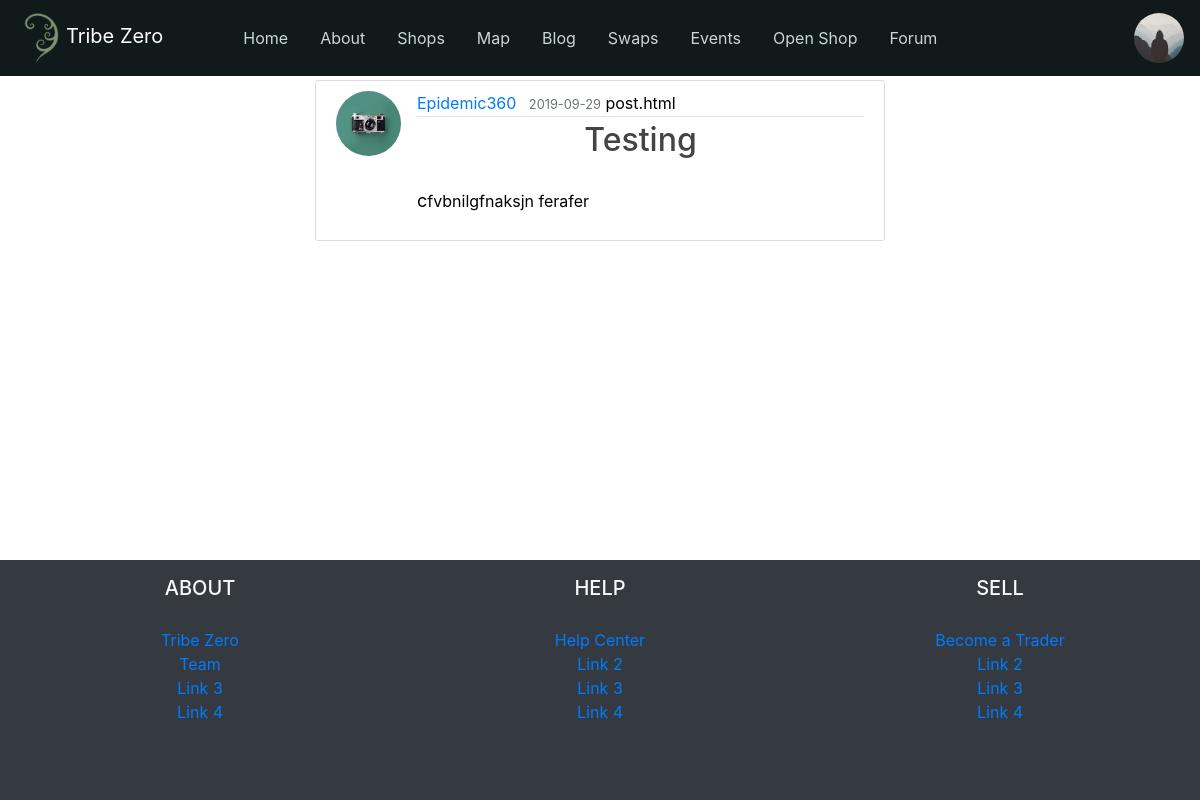
The page /post/1 (signed in) on the database its author committed.
### tribezero/models.py (models this page shows, shortened)
class User(db.Model, UserMixin):
    id = db.Column(db.Integer, primary_key=True)
    username = db.Column(db.String(20), unique=True, nullable=False)
    email = db.Column(db.String(120), unique=True, nullable=False)
    image_file = db.Column(db.String(20), nullable=False, default='default.jpg')
    password = db.Column(db.String(60), nullable=False)
    posts = db.relationship('Post', backref='author', lazy=True)
    shop = db.relationship('Shop', backref='owner', lazy=True)
    transaction = db.relationship('TransactionHistory', backref='owner', lazy=True)
    account_status = db.relationship('AccountStatus', backref='owner', lazy=True)
    account = db.relationship('Account', backref='owner', lazy=True)
    contact = db.relationship('Contact', backref='owner', lazy=True)

class Post(db.Model):
    id = db.Column(db.Integer, primary_key=True)
    title = db.Column(db.String(100), nullable=False)
    date_posted = db.Column(db.DateTime, nullable=False, default=datetime.utcnow)
    content = db.Column(db.Text, nullable=False)
    user_id = db.Column(db.Integer, db.ForeignKey('user.id'), nullable=False)

### tribezero/posts/routes.py (the view)
@posts.route("/post/<int:post_id>")
def post(post_id):
    post = Post.query.get_or_404(post_id)
    return render_template('post.html', title=post.title, post=post)

### tribezero/models.py (called while the page is built)
@login_manager.user_loader
def load_user(user_id):
    return User.query.get(int(user_id))

### tribezero/templates/post.html (shortened to what this page needs)
{% extends "layout.html" %}
{% block content %}
    <article class="media content-section">
        <img class="rounded-circle article-img" src="{{ url_for('static', filename='profile_pics/' + post.author.image_file) }}">
        <div class="media-body">
            <div class="article-metadata">
                <a class="mr-2" href="{{ url_for('users.user_posts', username=post.author.username) }}">{{ post.author.username }}</a>
                <small class="text-muted">{{ post.date_posted.strftime('%Y-%m-%d') }}</small>
                post.html
            </div>
            <h2 class=""article-title>{{ post.title }}</h2>
            <p class="article-content">{{ post.content }}</p>
        </div>
    </article>
{% endblock content %}

### tribezero/templates/layout.html (shortened to what this page needs)
<!DOCTYPE html>
<html lang="en">
<head>
    <link rel="stylesheet" href="https://stackpath.bootstrapcdn.com/bootstrap/4.3.1/css/bootstrap.min.css"
>
    <link rel="stylesheet" type="text/css" href="{{ url_for('static', filename='main.css') }}">
    <link rel="stylesheet" href="https://cdnjs.cloudflare.com/ajax/libs/font-awesome/4.7.0/css/font-awesome.min.css">
</head>
<body>
    <div id="container">
        <header class="site-header fixed-top" id="header">
            <nav class="navbar navbar-expand-lg navbar-dark bg-mossy">
                <a class="navbar-brand" href="{{ url_for('main.home') }}"><img height="50px" src="{{ url_for('static', filename='tribezero_logo.png') }}">Tribe Zero</a>
                <div class="collapse navbar-collapse" id="collapsibleNavbar">
                    <ul class="navbar-nav ml-5">
                        <li class="nav-item">
                            <a id="home" class="nav-link" href="{{ url_for('main.home') }}">Home</a>
                        </li>
                        <li class="nav-item">
                            <a id="about" class="nav-link" href="{{ url_for('main.about') }}">About</a>
                        </li>
                        <li class="nav-item">
                            <a id="shops" class="nav-link" href="{{ url_for('shops.shops') }}">Shops</a>
                        </li>
                        <li class="nav-item">
                            <a id="map" class="nav-link" href="{{ url_for('main.sellers_map') }}">Map</a>
                        </li>
                        <li class="nav-item">
                            <a id="blog" class="nav-link" href="{{ url_for('main.blog') }}">Blog</a>
                        </li>
                        <li class="nav-item">
                            <a id="swaps" class="nav-link" href="#">Swaps</a>
                        </li>
                        <li class="nav-item">
                            <a id="events" class="nav-link" href="#">Events</a>
                        </li>
                        <li class="nav-item">
                            <a id="sell" class="nav-link" href="{{ url_for('shops.open_shop') }}">Open Shop</a>
                        </li>
                        <li class="nav-item">
                            <a id="forum" class="nav-link" href="#">Forum</a>
                        </li>
                    </ul>
                </div>
                <div class="navbar-nav">
                    {% if current_user.is_authenticated %}
                    <div class="dropdown">
                        <img class="rounded-circle profile-avatar dropdown-toggle" data-toggle="dropdown"
                             src="{{ url_for('static', filename='profile_pics/' + current_user.image_file) }}">
                    </div>
                    {% else %}
                        <a class="nav-item nav-link" href="{{ url_for('users.login') }}">Login</a>
                        <a class="nav-item nav-link" href="{{ url_for('users.register') }}">Register</a>
                    {% endif %}
                </div>
            </nav>
        </header>
        <main role="main" class="site-main container-fluid" id="body">
            <div class="row d-flex justify-content-center mx-0">
                <div class="col-md-6">
                    {% block content %}{% endblock %}
                </div>
            </div>
        </main>
        <footer class="page-footer font-small bg-dark" id="footer">
            <div class="container-fluid text-center">
                <div class="row">
                    <div class="col-sm mt-md-o mt-3">
                        <h5 class="text-uppercase text-light">About</h5>
                        <ul class="list-unstyled">
                            <li>
                                <a href="#!">Tribe Zero</a>
                            </li>
                            <li>
                                <a href="#!">Team</a>
                            </li>
                            <li>
                                <a href="#!">Link 3</a>
                            </li>
                            <li>
                                <a href="#!">Link 4</a>
                            </li>
                        </ul>
                    </div>
                    <div class="col-sm mt-md-o mt-3">
                        <h5 class="text-uppercase text-light">Help</h5>
                        <ul class="list-unstyled">
                            <li>
                                <a href="#!">Help Center</a>
                            </li>
                            <li>
                                <a href="#!">Link 2</a>
                            </li>
                            <li>
                                <a href="#!">Link 3</a>
                            </li>
                            <li>
                                <a href="#!">Link 4</a>
                            </li>
                        </ul>
                    </div>
                    <div class="col-sm mt-md-o mt-3">
                        <h5 class="text-uppercase text-light">Sell</h5>
                        <ul class="list-unstyled">
                            <li>
                                <a href="#!">Become a Trader</a>
                            </li>
                            <li>
                                <a href="#!">Link 2</a>
                            </li>
                            <li>
                                <a href="#!">Link 3</a>
                            </li>
                            <li>
                                <a href="#!">Link 4</a>
                            </li>
                        </ul>
                    </div>
                </div>
            </div>
        </footer>
    </div>
</body>
</html>

### tribezero/static/main.css (style rules this page uses)
html, body { margin: 0; padding: 0; height: 100%; background: #ffffff; color: black; }
#container { min-height: 100%; position: relative; }
#header { padding-bottom: 0; height: 5rem; }
#body { padding: 0; padding-bottom: 15rem; padding-top: 5rem; }
#footer { position: absolute; bottom: 0; width: 100%; height: 15rem; }
h1, h2, h3, h4, h5, h6 { color: #444444; text-align: center; padding-bottom: 20px; }
p { text-align: justify; }
p::first-letter { font-size: large; }
.bg-mossy { background-color: #101a1a; }
.site-header .navbar-nav .nav-link { color: #cbd5db; }
.site-header .navbar-nav .nav-item { margin-left: 0.5rem; margin-right: 0.5rem; }
.content-section { background: #ffffff; padding: 10px 20px; border: 1px solid #dddddd; border-radius: 3px; margin-bottom: 20px; }
.article-content { white-space: pre-line; }
.article-img { height: 65px; width: 65px; margin-right: 16px; }
.article-metadata { padding-bottom: 1px; margin-bottom: 4px; border-bottom: 1px solid #e3e3e3 }
.profile-avatar { height: 50px; width: 50px; margin: auto; }

### rows shown on the page
User: image_file (placeholder picture)
User: image_file (picture), author.username "Epidemic360"
Post: date_posted "2019-09-29", title "Testing", content "cfvbnilgfnaksjn ferafer"
